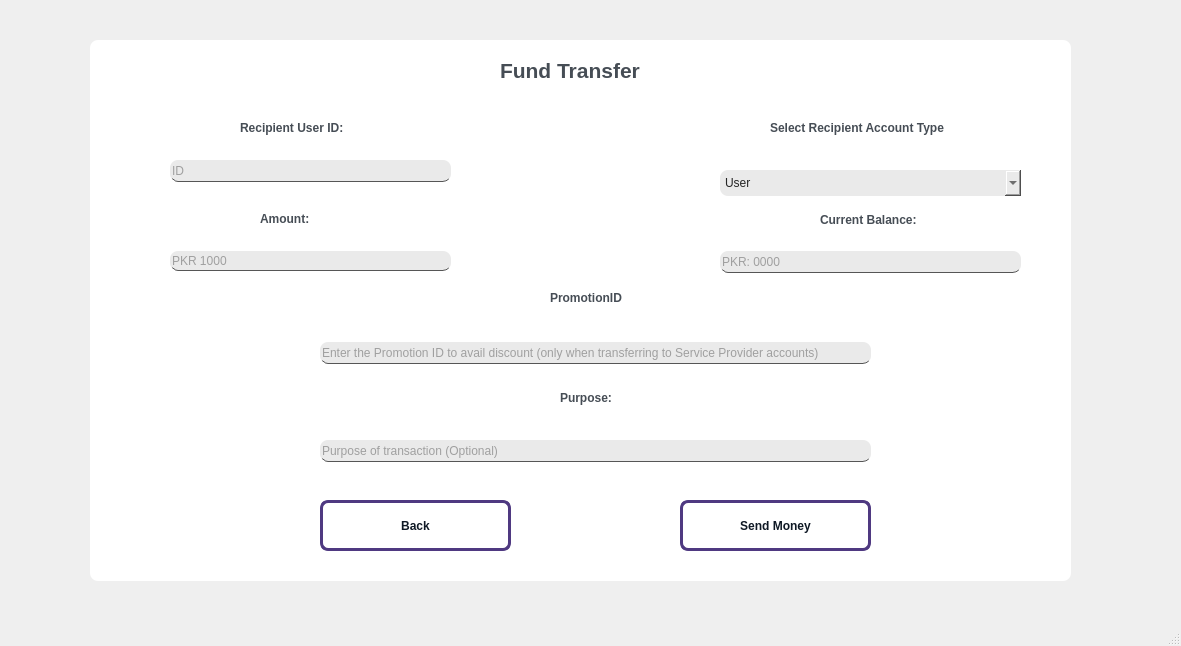
<?xml version="1.0" encoding="UTF-8"?>
<ui version="4.0">
 <class>MainWindow</class>
 <widget class="QMainWindow" name="MainWindow">
  <property name="geometry">
   <rect>
    <x>0</x>
    <y>0</y>
    <width>1181</width>
    <height>646</height>
   </rect>
  </property>
  <property name="windowTitle">
   <string>Transfer Money</string>
  </property>
  <property name="styleSheet">
   <string notr="true">background-color: #525;
QMainWindow {
	image: url(:/stuff/money.png);
	border-image: url(:/stuff/bg_v2.png);
	
}
QLabel {
  color: #464d55;
  font-weight: 600;
}
QLabel#heading {
  color: #0f1925;
  font-size: 18px;
  margin-bottom: 10px;
}

QLabel#subheading {
  color: #0f1925;
  font-size: 12px;
  font-weight: normal;
  margin-bottom: 10px;
}
QLineEdit {
  background: transparent;
  color: rgb(86, 86, 86);
  border-bottom: 1px solid rgb(86, 86, 86);
}

QPushButton {
  background-color: #00557f;
  color: #0f1925;
  font-weight: 600;
  border-radius: 8px;
  border: 1px solid #00557f;
  padding: 5px 15px;
  margin-top: 10px;
  outline: 0px;
}
QPushButton:hover,
QPushButton:focus {
  background-color: #8360aa;
  border: 3px solid #8360aa;
}
</string>
  </property>
  <widget class="QWidget" name="centralwidget">
   <widget class="QFrame" name="frame">
    <property name="geometry">
     <rect>
      <x>90</x>
      <y>40</y>
      <width>981</width>
      <height>541</height>
     </rect>
    </property>
    <property name="styleSheet">
     <string notr="true">background-color: rgb(255, 255, 255);
border-radius: 8px;</string>
    </property>
    <property name="frameShape">
     <enum>QFrame::StyledPanel</enum>
    </property>
    <property name="frameShadow">
     <enum>QFrame::Raised</enum>
    </property>
    <widget class="QPushButton" name="sendButton">
     <property name="geometry">
      <rect>
       <x>590</x>
       <y>450</y>
       <width>191</width>
       <height>61</height>
      </rect>
     </property>
     <property name="styleSheet">
      <string notr="true">QPushButton{
	border: 3px solid #4F3981;;
}

QPushButton:hover,
QPushButton:focus {
	
  color: rgb(255, 255, 255);
  background-color: #4F3981;;
  border: 3px solid #4F3981;;
}</string>
     </property>
     <property name="text">
      <string>Send Money</string>
     </property>
    </widget>
    <widget class="QLineEdit" name="recipient">
     <property name="geometry">
      <rect>
       <x>80</x>
       <y>120</y>
       <width>281</width>
       <height>22</height>
      </rect>
     </property>
     <property name="styleSheet">
      <string notr="true">background:#EAEAEA;</string>
     </property>
     <property name="placeholderText">
      <string>ID</string>
     </property>
    </widget>
    <widget class="QLineEdit" name="amountText">
     <property name="geometry">
      <rect>
       <x>80</x>
       <y>211</y>
       <width>281</width>
       <height>20</height>
      </rect>
     </property>
     <property name="styleSheet">
      <string notr="true">background:#EAEAEA;</string>
     </property>
     <property name="placeholderText">
      <string>PKR 1000</string>
     </property>
    </widget>
    <widget class="QLabel" name="recipientLabel">
     <property name="geometry">
      <rect>
       <x>150</x>
       <y>80</y>
       <width>121</width>
       <height>16</height>
      </rect>
     </property>
     <property name="text">
      <string>Recipient User ID:</string>
     </property>
    </widget>
    <widget class="QLabel" name="amountLabel">
     <property name="geometry">
      <rect>
       <x>170</x>
       <y>172</y>
       <width>81</width>
       <height>14</height>
      </rect>
     </property>
     <property name="text">
      <string>Amount:</string>
     </property>
    </widget>
    <widget class="QLineEdit" name="balText">
     <property name="enabled">
      <bool>false</bool>
     </property>
     <property name="geometry">
      <rect>
       <x>630</x>
       <y>211</y>
       <width>301</width>
       <height>22</height>
      </rect>
     </property>
     <property name="styleSheet">
      <string notr="true">background:#EAEAEA;</string>
     </property>
     <property name="placeholderText">
      <string>PKR: 0000</string>
     </property>
    </widget>
    <widget class="QLabel" name="balLabel">
     <property name="geometry">
      <rect>
       <x>730</x>
       <y>172</y>
       <width>111</width>
       <height>16</height>
      </rect>
     </property>
     <property name="text">
      <string>Current Balance:</string>
     </property>
    </widget>
    <widget class="QLabel" name="promoLabel">
     <property name="geometry">
      <rect>
       <x>460</x>
       <y>250</y>
       <width>91</width>
       <height>16</height>
      </rect>
     </property>
     <property name="text">
      <string>PromotionID</string>
     </property>
    </widget>
    <widget class="QLineEdit" name="promoText">
     <property name="enabled">
      <bool>false</bool>
     </property>
     <property name="geometry">
      <rect>
       <x>230</x>
       <y>302</y>
       <width>551</width>
       <height>22</height>
      </rect>
     </property>
     <property name="styleSheet">
      <string notr="true">background:#EAEAEA;</string>
     </property>
     <property name="placeholderText">
      <string>Enter the Promotion ID to avail discount (only when transferring to Service Provider accounts)</string>
     </property>
    </widget>
    <widget class="QPushButton" name="backButton">
     <property name="geometry">
      <rect>
       <x>230</x>
       <y>450</y>
       <width>191</width>
       <height>61</height>
      </rect>
     </property>
     <property name="styleSheet">
      <string notr="true">QPushButton{
	border: 3px solid #4F3981;;
}

QPushButton:hover,
QPushButton:focus {
	
  color: rgb(255, 255, 255);
  background-color: #4F3981;;
  border: 3px solid #4F3981;;
}</string>
     </property>
     <property name="text">
      <string>Back</string>
     </property>
    </widget>
    <widget class="QComboBox" name="recipientType">
     <property name="geometry">
      <rect>
       <x>630</x>
       <y>130</y>
       <width>301</width>
       <height>26</height>
      </rect>
     </property>
     <property name="styleSheet">
      <string notr="true">color : rgb(37, 37, 37);
background:#EAEAEA;</string>
     </property>
     <item>
      <property name="text">
       <string>User</string>
      </property>
     </item>
     <item>
      <property name="text">
       <string>Mobile Topup</string>
      </property>
     </item>
     <item>
      <property name="text">
       <string>ServiceProvider</string>
      </property>
     </item>
     <item>
      <property name="text">
       <string>Event</string>
      </property>
     </item>
     <item>
      <property name="text">
       <string>DonationDrive</string>
      </property>
     </item>
     <item>
      <property name="text">
       <string>Bank</string>
      </property>
     </item>
    </widget>
    <widget class="QLabel" name="typeLabel">
     <property name="geometry">
      <rect>
       <x>680</x>
       <y>80</y>
       <width>211</width>
       <height>16</height>
      </rect>
     </property>
     <property name="text">
      <string>Select Recipient Account Type</string>
     </property>
    </widget>
    <widget class="QLabel" name="label_3">
     <property name="geometry">
      <rect>
       <x>410</x>
       <y>10</y>
       <width>201</width>
       <height>41</height>
      </rect>
     </property>
     <property name="font">
      <font>
       <pointsize>16</pointsize>
       <weight>75</weight>
       <bold>true</bold>
      </font>
     </property>
     <property name="text">
      <string>Fund Transfer</string>
     </property>
    </widget>
    <widget class="QLabel" name="purposeLabel">
     <property name="geometry">
      <rect>
       <x>470</x>
       <y>350</y>
       <width>71</width>
       <height>16</height>
      </rect>
     </property>
     <property name="text">
      <string>Purpose:</string>
     </property>
    </widget>
    <widget class="QLineEdit" name="purposeText">
     <property name="geometry">
      <rect>
       <x>230</x>
       <y>400</y>
       <width>551</width>
       <height>22</height>
      </rect>
     </property>
     <property name="styleSheet">
      <string notr="true">background:#EAEAEA;</string>
     </property>
     <property name="text">
      <string/>
     </property>
     <property name="placeholderText">
      <string>Purpose of transaction (Optional)</string>
     </property>
    </widget>
    <widget class="QLabel" name="userError">
     <property name="enabled">
      <bool>true</bool>
     </property>
     <property name="geometry">
      <rect>
       <x>180</x>
       <y>150</y>
       <width>121</width>
       <height>16</height>
      </rect>
     </property>
     <property name="font">
      <font>
       <weight>75</weight>
       <bold>true</bold>
      </font>
     </property>
     <property name="mouseTracking">
      <bool>false</bool>
     </property>
     <property name="styleSheet">
      <string notr="true">color : rgb(252, 0, 6)</string>
     </property>
     <property name="text">
      <string/>
     </property>
    </widget>
    <widget class="QLabel" name="successLabel">
     <property name="geometry">
      <rect>
       <x>240</x>
       <y>430</y>
       <width>541</width>
       <height>20</height>
      </rect>
     </property>
     <property name="text">
      <string/>
     </property>
    </widget>
   </widget>
  </widget>
  <widget class="QMenuBar" name="menubar">
   <property name="geometry">
    <rect>
     <x>0</x>
     <y>0</y>
     <width>1181</width>
     <height>24</height>
    </rect>
   </property>
  </widget>
  <widget class="QStatusBar" name="statusbar"/>
 </widget>
 <resources>
  <include location="images.qrc"/>
 </resources>
 <connections/>
</ui>
